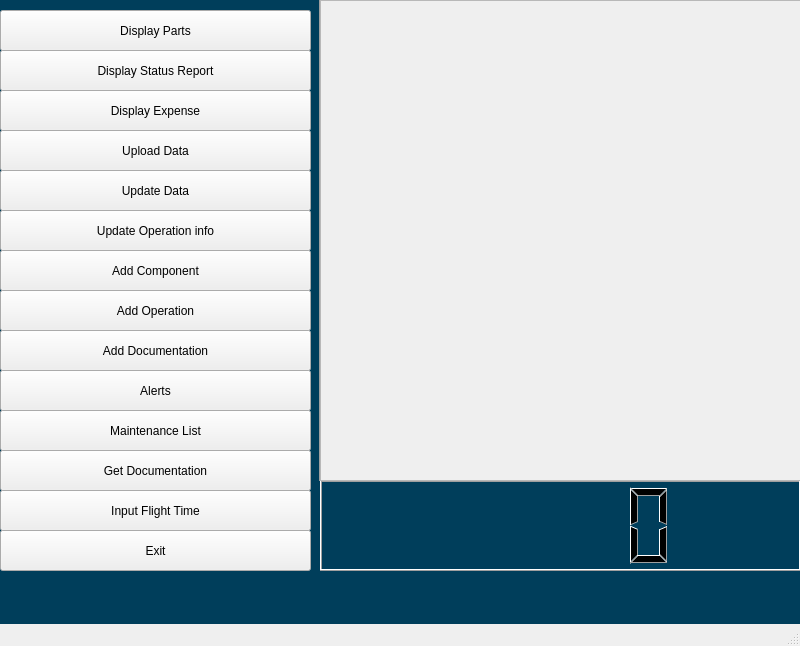
<?xml version="1.0" encoding="UTF-8"?>
<ui version="4.0">
 <class>MainWindow</class>
 <widget class="QMainWindow" name="MainWindow">
  <property name="geometry">
   <rect>
    <x>0</x>
    <y>0</y>
    <width>800</width>
    <height>646</height>
   </rect>
  </property>
  <property name="windowTitle">
   <string>MainWindow</string>
  </property>
  <widget class="QWidget" name="centralwidget">
   <widget class="QLabel" name="label">
    <property name="geometry">
     <rect>
      <x>-450</x>
      <y>-200</y>
      <width>1621</width>
      <height>1071</height>
     </rect>
    </property>
    <property name="styleSheet">
     <string notr="true">background-color: rgb(0, 62, 91);</string>
    </property>
    <property name="text">
     <string/>
    </property>
   </widget>
   <widget class="Line" name="line">
    <property name="geometry">
     <rect>
      <x>170</x>
      <y>-10</y>
      <width>301</width>
      <height>491</height>
     </rect>
    </property>
    <property name="orientation">
     <enum>Qt::Vertical</enum>
    </property>
   </widget>
   <widget class="QPushButton" name="Disp_parts">
    <property name="geometry">
     <rect>
      <x>0</x>
      <y>10</y>
      <width>311</width>
      <height>41</height>
     </rect>
    </property>
    <property name="text">
     <string>Display Parts</string>
    </property>
   </widget>
   <widget class="QPushButton" name="Disp_stat_rep">
    <property name="geometry">
     <rect>
      <x>0</x>
      <y>50</y>
      <width>311</width>
      <height>41</height>
     </rect>
    </property>
    <property name="text">
     <string>Display Status Report</string>
    </property>
   </widget>
   <widget class="QPushButton" name="Dis_Expen">
    <property name="geometry">
     <rect>
      <x>0</x>
      <y>90</y>
      <width>311</width>
      <height>41</height>
     </rect>
    </property>
    <property name="text">
     <string>Display Expense</string>
    </property>
   </widget>
   <widget class="QPushButton" name="Upld_data">
    <property name="geometry">
     <rect>
      <x>0</x>
      <y>130</y>
      <width>311</width>
      <height>41</height>
     </rect>
    </property>
    <property name="text">
     <string>Upload Data</string>
    </property>
   </widget>
   <widget class="QPushButton" name="Update_data">
    <property name="geometry">
     <rect>
      <x>0</x>
      <y>170</y>
      <width>311</width>
      <height>41</height>
     </rect>
    </property>
    <property name="text">
     <string>Update Data</string>
    </property>
   </widget>
   <widget class="QPushButton" name="Update_Op_info">
    <property name="geometry">
     <rect>
      <x>0</x>
      <y>210</y>
      <width>311</width>
      <height>41</height>
     </rect>
    </property>
    <property name="text">
     <string>Update Operation info</string>
    </property>
   </widget>
   <widget class="QPushButton" name="Add_Comp">
    <property name="geometry">
     <rect>
      <x>0</x>
      <y>250</y>
      <width>311</width>
      <height>41</height>
     </rect>
    </property>
    <property name="text">
     <string>Add Component</string>
    </property>
   </widget>
   <widget class="QPushButton" name="Add_Op">
    <property name="geometry">
     <rect>
      <x>0</x>
      <y>290</y>
      <width>311</width>
      <height>41</height>
     </rect>
    </property>
    <property name="text">
     <string>Add Operation</string>
    </property>
   </widget>
   <widget class="QPushButton" name="Add_Doc">
    <property name="geometry">
     <rect>
      <x>0</x>
      <y>330</y>
      <width>311</width>
      <height>41</height>
     </rect>
    </property>
    <property name="text">
     <string>Add Documentation</string>
    </property>
   </widget>
   <widget class="QPushButton" name="Alerts">
    <property name="geometry">
     <rect>
      <x>0</x>
      <y>370</y>
      <width>311</width>
      <height>41</height>
     </rect>
    </property>
    <property name="text">
     <string>Alerts</string>
    </property>
   </widget>
   <widget class="QPushButton" name="Mainten_list">
    <property name="geometry">
     <rect>
      <x>0</x>
      <y>410</y>
      <width>311</width>
      <height>41</height>
     </rect>
    </property>
    <property name="text">
     <string>Maintenance List</string>
    </property>
   </widget>
   <widget class="QPushButton" name="Get_Doc">
    <property name="geometry">
     <rect>
      <x>0</x>
      <y>450</y>
      <width>311</width>
      <height>41</height>
     </rect>
    </property>
    <property name="text">
     <string>Get Documentation</string>
    </property>
   </widget>
   <widget class="QPushButton" name="Input_Flight">
    <property name="geometry">
     <rect>
      <x>0</x>
      <y>490</y>
      <width>311</width>
      <height>41</height>
     </rect>
    </property>
    <property name="text">
     <string>Input Flight Time</string>
    </property>
   </widget>
   <widget class="QPushButton" name="Exit">
    <property name="geometry">
     <rect>
      <x>0</x>
      <y>530</y>
      <width>311</width>
      <height>41</height>
     </rect>
    </property>
    <property name="text">
     <string>Exit</string>
    </property>
   </widget>
   <widget class="QLCDNumber" name="lcdNumber">
    <property name="geometry">
     <rect>
      <x>320</x>
      <y>480</y>
      <width>481</width>
      <height>91</height>
     </rect>
    </property>
   </widget>
   <widget class="QLabel" name="label_2">
    <property name="geometry">
     <rect>
      <x>320</x>
      <y>0</y>
      <width>481</width>
      <height>481</height>
     </rect>
    </property>
    <property name="styleSheet">
     <string notr="true">background-color: rgb(255, 255, 255);</string>
    </property>
    <property name="text">
     <string/>
    </property>
   </widget>
   <widget class="QScrollArea" name="scrollArea">
    <property name="geometry">
     <rect>
      <x>320</x>
      <y>0</y>
      <width>481</width>
      <height>481</height>
     </rect>
    </property>
    <property name="widgetResizable">
     <bool>true</bool>
    </property>
    <widget class="QWidget" name="scrollAreaWidgetContents">
     <property name="geometry">
      <rect>
       <x>0</x>
       <y>0</y>
       <width>479</width>
       <height>479</height>
      </rect>
     </property>
    </widget>
   </widget>
  </widget>
  <widget class="QMenuBar" name="menubar">
   <property name="geometry">
    <rect>
     <x>0</x>
     <y>0</y>
     <width>800</width>
     <height>26</height>
    </rect>
   </property>
  </widget>
  <widget class="QStatusBar" name="statusbar"/>
 </widget>
 <resources>
  <include location="mainmenu gui.qrc"/>
 </resources>
 <connections/>
</ui>
